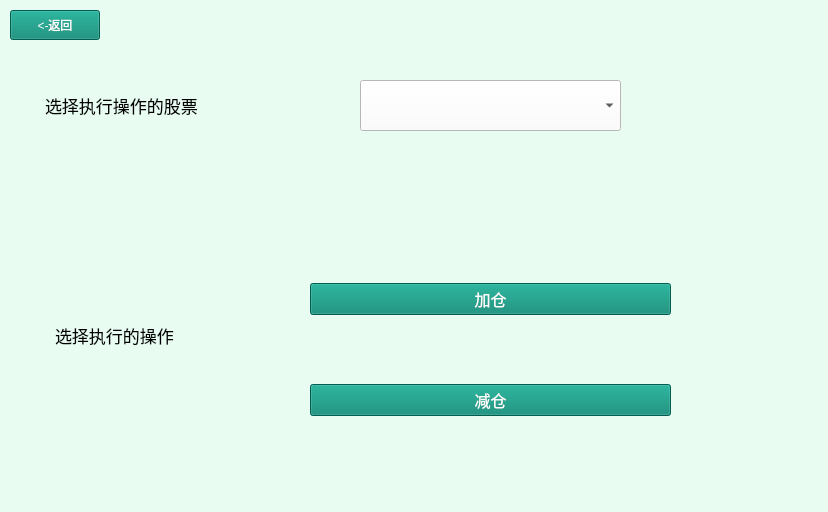
<?xml version="1.0" encoding="UTF-8"?>
<ui version="4.0">
 <class>Options</class>
 <widget class="QWidget" name="Options">
  <property name="geometry">
   <rect>
    <x>0</x>
    <y>0</y>
    <width>828</width>
    <height>512</height>
   </rect>
  </property>
  <property name="windowTitle">
   <string>Form</string>
  </property>
  <property name="styleSheet">
   <string notr="true">background-color: rgb(232,252,242);</string>
  </property>
  <widget class="QWidget" name="verticalLayoutWidget">
   <property name="geometry">
    <rect>
     <x>310</x>
     <y>220</y>
     <width>361</width>
     <height>261</height>
    </rect>
   </property>
   <layout class="QVBoxLayout" name="verticalLayout">
    <item>
     <widget class="QPushButton" name="plus">
      <property name="font">
       <font>
        <pointsize>12</pointsize>
       </font>
      </property>
      <property name="styleSheet">
       <string notr="true">background-color: rgb(0,132,112);color: rgb(255,255,255);</string>
      </property>
      <property name="text">
       <string>加仓</string>
      </property>
     </widget>
    </item>
    <item>
     <widget class="QPushButton" name="minus">
      <property name="font">
       <font>
        <pointsize>12</pointsize>
       </font>
      </property>
      <property name="styleSheet">
       <string notr="true">background-color: rgb(0,132,112);color: rgb(255,255,255);</string>
      </property>
      <property name="text">
       <string>减仓</string>
      </property>
     </widget>
    </item>
   </layout>
  </widget>
  <widget class="QLabel" name="label">
   <property name="geometry">
    <rect>
     <x>50</x>
     <y>290</y>
     <width>251</width>
     <height>91</height>
    </rect>
   </property>
   <property name="font">
    <font>
     <pointsize>13</pointsize>
    </font>
   </property>
   <property name="lineWidth">
    <number>1</number>
   </property>
   <property name="text">
    <string>选择执行的操作</string>
   </property>
   <property name="wordWrap">
    <bool>false</bool>
   </property>
   <property name="margin">
    <number>14</number>
   </property>
   <property name="indent">
    <number>5</number>
   </property>
   <property name="openExternalLinks">
    <bool>false</bool>
   </property>
  </widget>
  <widget class="QPushButton" name="pushButton">
   <property name="geometry">
    <rect>
     <x>10</x>
     <y>10</y>
     <width>90</width>
     <height>30</height>
    </rect>
   </property>
   <property name="styleSheet">
    <string notr="true">background-color: rgb(0,132,112);color: rgb(255,255,255);</string>
   </property>
   <property name="text">
    <string>&lt;-返回</string>
   </property>
  </widget>
  <widget class="QLabel" name="label_2">
   <property name="geometry">
    <rect>
     <x>40</x>
     <y>60</y>
     <width>401</width>
     <height>91</height>
    </rect>
   </property>
   <property name="font">
    <font>
     <pointsize>13</pointsize>
    </font>
   </property>
   <property name="lineWidth">
    <number>1</number>
   </property>
   <property name="text">
    <string>选择执行操作的股票</string>
   </property>
   <property name="wordWrap">
    <bool>false</bool>
   </property>
   <property name="margin">
    <number>14</number>
   </property>
   <property name="indent">
    <number>5</number>
   </property>
   <property name="openExternalLinks">
    <bool>false</bool>
   </property>
  </widget>
  <widget class="QComboBox" name="comboBoxstockname">
   <property name="geometry">
    <rect>
     <x>360</x>
     <y>80</y>
     <width>261</width>
     <height>51</height>
    </rect>
   </property>
   <property name="styleSheet">
    <string notr="true">background-color: rgb(255,255,255);</string>
   </property>
   <item>
    <property name="text">
     <string/>
    </property>
   </item>
  </widget>
 </widget>
 <resources/>
 <connections/>
</ui>
